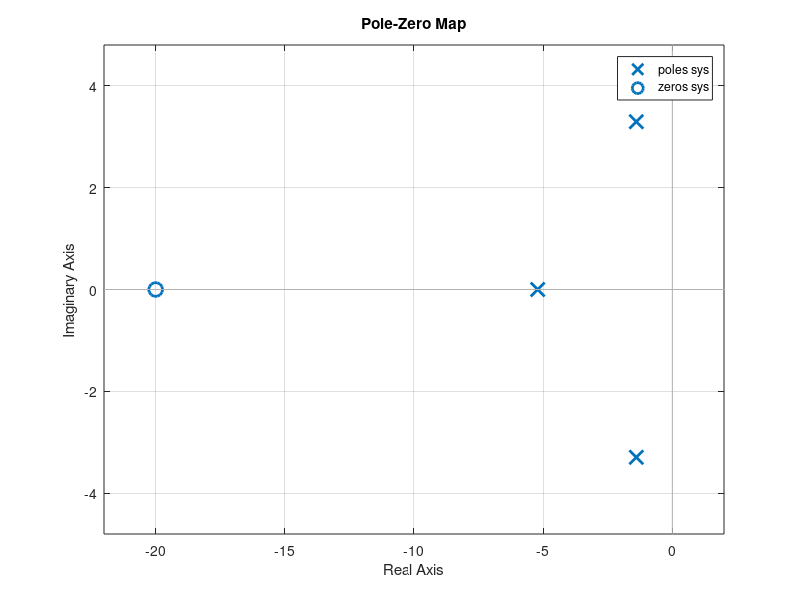

The MATLAB source for this figure:
if exist('OCTAVE_VERSION', 'builtin')
    pkg load control;
end

num = [10 200];
den = [3 24 82 200];
sys = tf(num, den);

pzmap(sys);

sys_poles = pole(sys)
sys_zeros = zero(sys)
